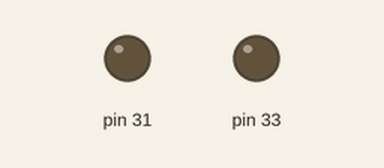
A sketch run on a simulated Arduino Mega 2560, built with avr-gcc and run on an emulated ATmega2560. On the bench: output pins drawn as LEDs (lit = HIGH).

Above: at 0.1 s.
At 3.1 s:
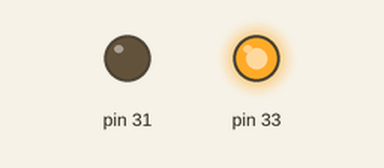
Timing chart, 0 to 6.0 s (numbered marks = the images above):
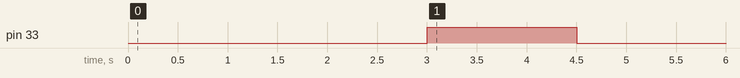

The sketch:

progamacion_el_motor_eje_x_que_trajo_laura_ade.ino
```cpp
int adelante= 31;
int atras = 33;


void setup() {
 pinMode (31,OUTPUT);
 pinMode (33,OUTPUT);
 digitalWrite (31,LOW);
digitalWrite (33,LOW);
}

void loop() {
   digitalWrite (31,LOW);
digitalWrite (33,LOW);
delay (3000);
digitalWrite (33,HIGH);
digitalWrite (31,LOW);
delay (1500);
   digitalWrite (31,LOW);
digitalWrite (33,LOW);
delay (30000000);
}
```

Measured:
- by itself, pin 33: LOW → HIGH at 3.0 s, → LOW 1.5 s later
